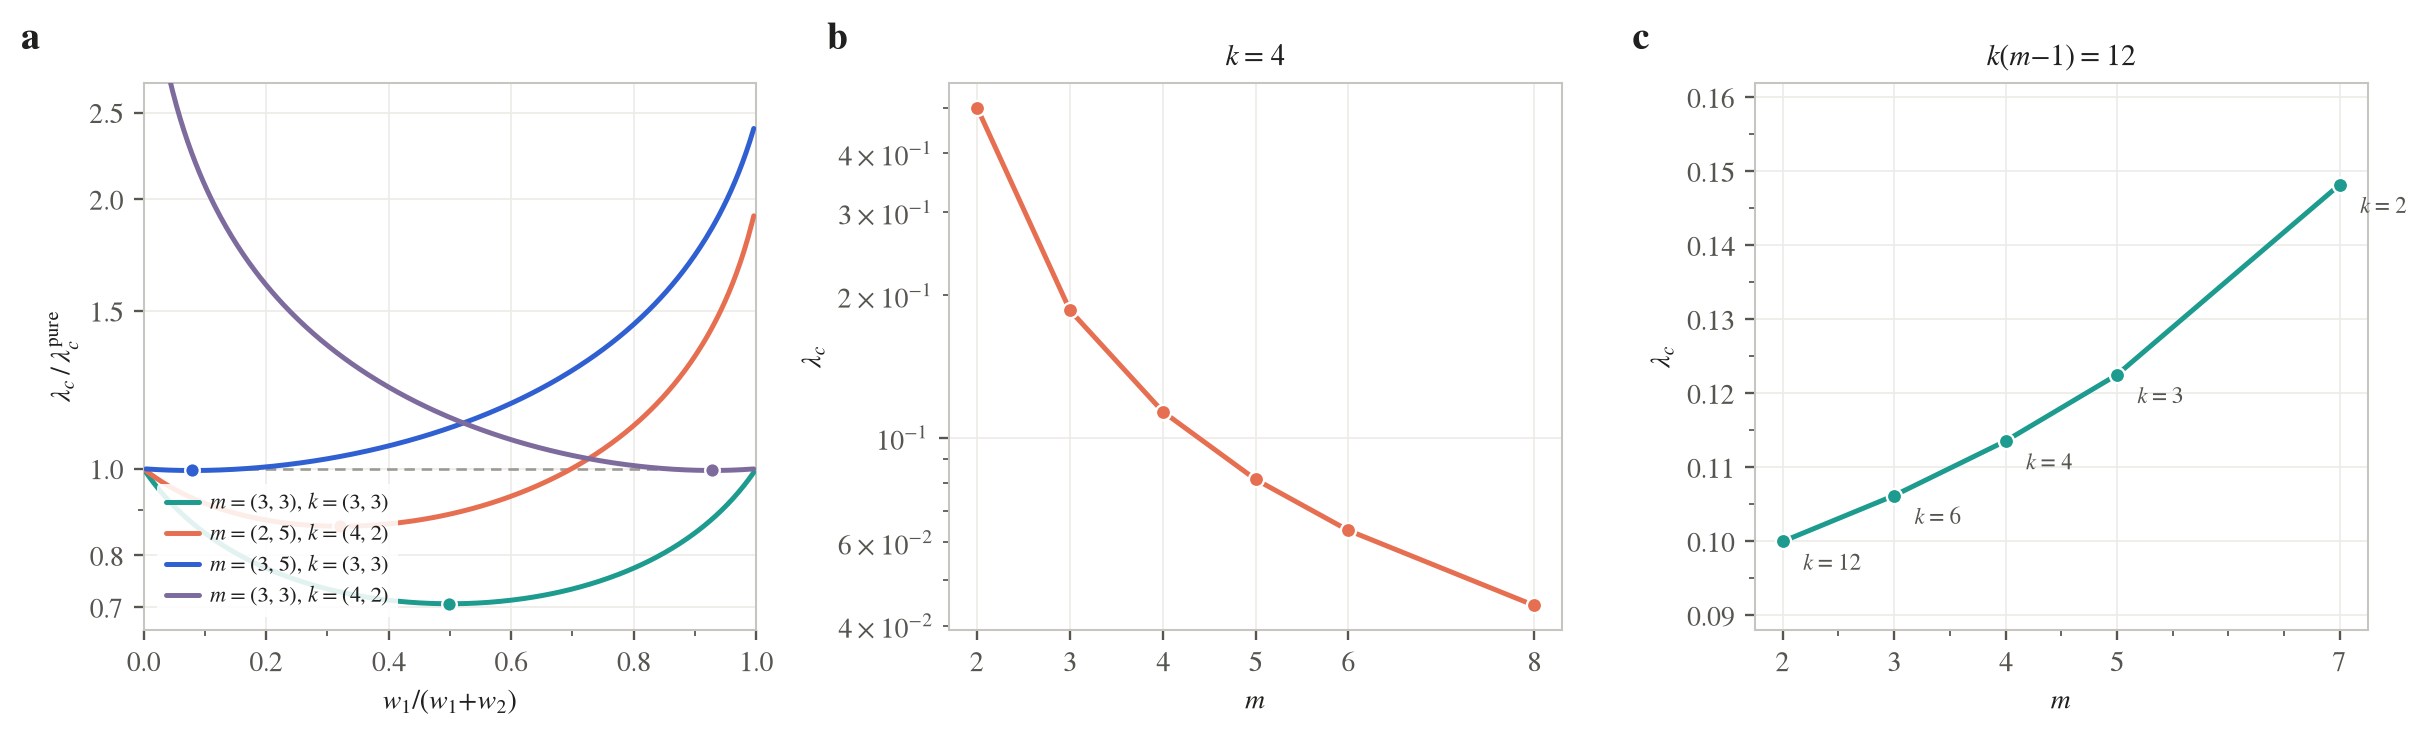

Source code (Python):
"""Figure 6: two structural questions that only a multiplex can pose.

(a) Channel allocation. Fix the total transmission budget sum_a w_a and move it
    between the layers. The threshold is minimised -- the configuration is most
    dangerous -- at an INTERIOR split in every case tested, symmetric or not:
    spending the whole budget on the single strongest channel is never the worst
    thing one can do, because a pure allocation switches off the cross-layer
    entries of N. Curves are normalised by the better of the two pure
    allocations, so the dip below 1 is exactly what mixing buys the epidemic.

(b, c) Group granularity. "Few large groups" versus "many small groups" has no
    answer until one says what is held fixed, and the two natural choices point
    OPPOSITE ways:
      (b) fixed number of groups per node (k): larger groups are far more
          dangerous, as the superlinear growth of C in m suggests;
      (c) fixed contact budget k(m-1) -- the same number of distinct neighbours
          -- reverses it: lambda_c RISES with m, so many small groups are the
          more dangerous arrangement. The group-level branching factor is
          X*C = (k-1)*C(m,lambda); going to bigger groups gains a superlinear C
          but pays a linear collapse of the excess degree k-1, and the collapse
          wins. At k = 1 the layer cannot spread on its own at all, however
          large its groups.
"""
import numpy as np
import matplotlib as mpl
import matplotlib.pyplot as plt
from matplotlib.ticker import AutoMinorLocator
from scipy.optimize import brentq

from theory import cascade_C, next_gen_matrix, spectral_radius

INK, SEC, MUTED = "#20201e", "#565550", "#9b9a93"
TEAL, CORAL, BLUE, PLUM = "#1C9B8E", "#E76F51", "#2F5FD0", "#7D6B9E"

CASES = [("$m=(3,3)$, $k=(3,3)$", {(3, 3): 1.0}, (3, 3), TEAL),
         ("$m=(2,5)$, $k=(4,2)$", {(4, 2): 1.0}, (2, 5), CORAL),
         ("$m=(3,5)$, $k=(3,3)$", {(3, 3): 1.0}, (3, 5), BLUE),
         ("$m=(3,3)$, $k=(4,2)$", {(4, 2): 1.0}, (3, 3), PLUM)]

BUDGET = 12          # contact budget k(m-1) for panel (c)
KFIX = 4             # groups per node for panel (b)


def lc_joint(P, m, w):
    return brentq(lambda L: spectral_radius(next_gen_matrix(P, m, L, w=np.array(w))) - 1,
                  1e-9, 400, xtol=1e-14)


def lc_single(m, k):
    X = k - 1.0
    if X <= 0:
        return None
    return brentq(lambda L: cascade_C(m, L, 1) * X - 1.0, 1e-9, 400, xtol=1e-14)


def main():
    mpl.rcParams.update({
        "figure.dpi": 140, "savefig.dpi": 340,
        "font.family": "STIXGeneral", "mathtext.fontset": "stix", "font.size": 9.5,
        "axes.edgecolor": "#c6c5bf", "axes.linewidth": 0.7, "axes.labelcolor": INK,
        "axes.labelpad": 3.5, "text.color": INK,
        "xtick.color": SEC, "ytick.color": SEC,
        "xtick.major.size": 3.4, "ytick.major.size": 3.4,
        "xtick.minor.size": 1.9, "ytick.minor.size": 1.9,
        "axes.grid": True, "grid.color": "#ecebe5", "grid.linewidth": 0.55,
        "axes.axisbelow": True, "legend.frameon": False,
        "lines.solid_capstyle": "round",
    })
    fig, (axA, axB, axC) = plt.subplots(1, 3, figsize=(11.4, 3.5))
    fig.subplots_adjust(left=0.058, right=0.987, bottom=0.155, top=0.9, wspace=0.315)

    def tag(ax, s):
        ax.text(-0.20, 1.045, s, transform=ax.transAxes, fontsize=13,
                fontweight="bold", va="bottom", ha="left", color=INK)

    def minor(ax, nx=2, ny=2):
        ax.xaxis.set_minor_locator(AutoMinorLocator(nx))
        ax.yaxis.set_minor_locator(AutoMinorLocator(ny))
        ax.tick_params(which="both", top=False, right=False)

    # ===================================================== (a) allocation
    ss = np.linspace(0.004, 0.996, 320)
    print("=== (a) channel allocation, budget w1+w2 = 1 ===")
    for lab, P, m, col in CASES:
        v = np.array([lc_joint(P, m, (s, 1 - s)) for s in ss])
        pure = min(lc_joint(P, m, (1e-9, 1)), lc_joint(P, m, (1, 1e-9)))
        y = v / pure
        i = y.argmin()
        axA.plot(ss, y, "-", color=col, lw=1.7, zorder=3, label=lab)
        axA.plot([ss[i]], [y[i]], "o", ms=5.0, mfc=col, mec="white", mew=0.8, zorder=5)
        print(f"  {lab}: worst split w1={ss[i]:.3f}, lambda_c/pure={y[i]:.4f} "
              f"({(1-y[i])*100:.2f}% lower than the best pure allocation)")
    axA.axhline(1.0, color=MUTED, lw=0.9, ls=(0, (4, 2.6)), zorder=2)
    axA.set_xlim(0, 1)
    axA.set_yscale("log")
    axA.set_ylim(0.66, 2.7)
    axA.set_yticks([0.7, 0.8, 1.0, 1.5, 2.0, 2.5])
    axA.set_yticklabels(["0.7", "0.8", "1.0", "1.5", "2.0", "2.5"])
    axA.set_xlabel(r"$w_1/(w_1{+}w_2)$")
    axA.set_ylabel(r"$\lambda_c\,/\,\lambda_c^{\mathrm{pure}}$")
    axA.xaxis.set_minor_locator(AutoMinorLocator(2))
    axA.tick_params(which="both", top=False, right=False)
    axA.legend(loc="lower left", fontsize=7.6, handlelength=1.5,
               handletextpad=0.5, labelspacing=0.4, borderaxespad=0.6,
               frameon=True, facecolor="white", framealpha=0.88,
               edgecolor="none")
    tag(axA, "a")

    # ============================== (b) granularity at fixed groups-per-node
    ms = [2, 3, 4, 5, 6, 8]
    lb = [lc_single(m, KFIX) for m in ms]
    print(f"\n=== (b) fixed k={KFIX}: bigger groups more dangerous ===")
    for m, v in zip(ms, lb):
        print(f"  m={m}: lambda_c={v:.6f}")
    axB.plot(ms, lb, "-o", color=CORAL, lw=1.7, ms=5.2, mfc=CORAL,
             mec="white", mew=0.8, zorder=3)
    axB.set_yscale("log")
    axB.set_xlabel(r"$m$")
    axB.set_ylabel(r"$\lambda_c$")
    axB.set_xticks(ms)
    axB.tick_params(which="both", top=False, right=False)
    axB.set_title(rf"$k={KFIX}$", fontsize=10, pad=6)
    tag(axB, "b")

    # ============================== (c) granularity at fixed contact budget
    cfg = [(2, 12), (3, 6), (4, 4), (5, 3), (7, 2)]
    mc = [m for m, _ in cfg]
    lc = [lc_single(m, k) for m, k in cfg]
    print(f"\n=== (c) fixed contact budget k(m-1)={BUDGET}: reversed ===")
    for (m, k), v in zip(cfg, lc):
        print(f"  m={m:>2d}, k={k:>2d}: lambda_c={v:.6f}")
    print(f"  m=13, k= 1: X=0, the layer alone can never spread")
    axC.plot(mc, lc, "-o", color=TEAL, lw=1.7, ms=5.2, mfc=TEAL,
             mec="white", mew=0.8, zorder=3)
    for (m, k), v in zip(cfg, lc):
        axC.annotate(rf"$k={k}$", xy=(m, v), xytext=(7, -4),
                     textcoords="offset points", fontsize=7.8, color=SEC,
                     ha="left", va="top")
    axC.set_xlabel(r"$m$")
    axC.set_ylabel(r"$\lambda_c$")
    axC.set_xticks(mc)
    axC.set_ylim(0.088, 0.162)
    minor(axC, nx=2, ny=2)
    axC.set_title(rf"$k(m{{-}}1)={BUDGET}$", fontsize=10, pad=6)
    tag(axC, "c")

    fig.savefig("figure6_design.pdf", bbox_inches="tight")
    fig.savefig("figure6_design.png", bbox_inches="tight", dpi=210)
    print("\nsaved figure6_design.png/.pdf")


if __name__ == "__main__":
    main()
